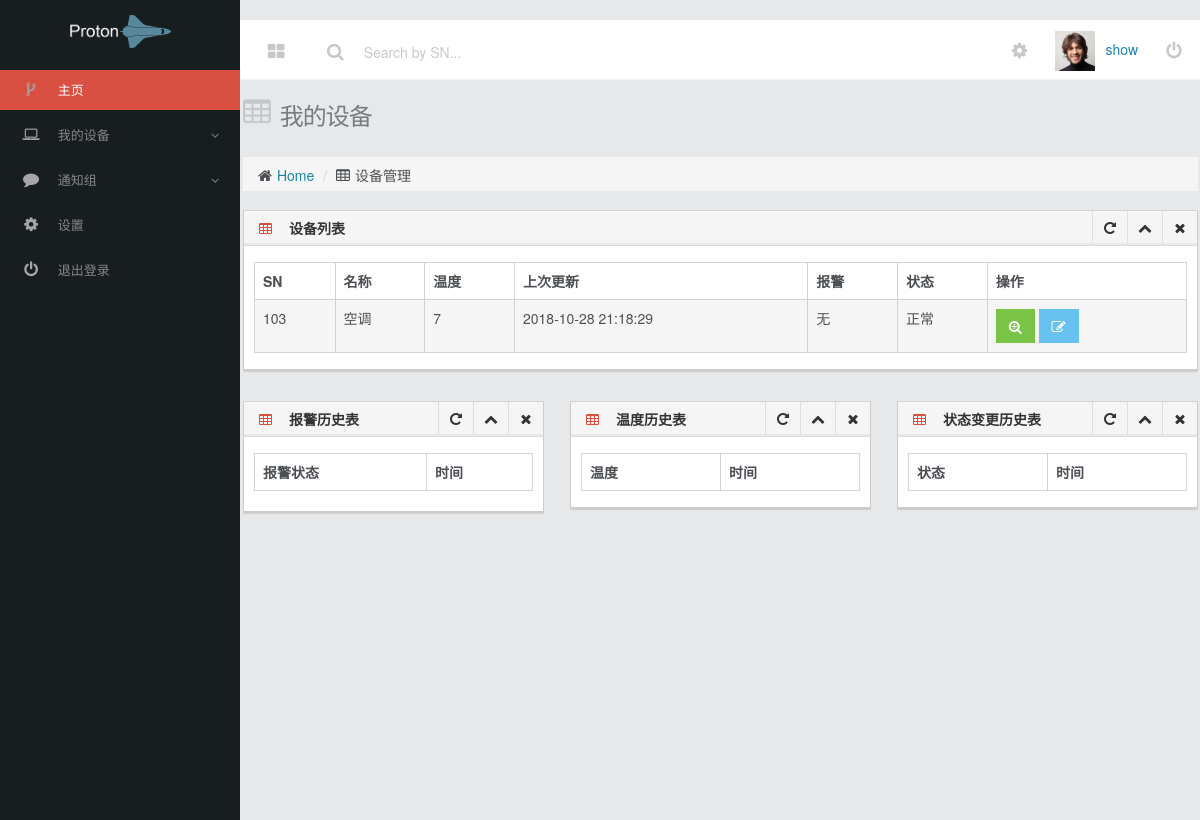
Page /detail/?machineid=34 (signed in) on the committed database.
### default/models.py (models this page shows)
class Machine(models.Model):
    user = models.ForeignKey(User, on_delete=models.CASCADE)
    SN = models.CharField(max_length=10,unique='true')
    name = models.CharField(max_length=10)
    temperature = models.CharField(max_length=10)
    time = models.CharField(max_length=20)
    warning = models.CharField(max_length=10)
    state = models.CharField(max_length=10)
    limit = models.CharField(max_length=10) #阈值

### default/views.py (the view, shortened to what this page needs)
# urls.py: url(r'^detail/$',views.detail),#设备详细
def detail(request):
    if request.method == "GET":
        print("jin ru detail get")
        machineid = request.GET['machineid']
        print("detail id:"+machineid)
        machine = Machine.objects.get(id=machineid)
        username = request.session['username']
        return render(request, 'detail.html', {'machine': machine, 'username': username})

### templates/detail.html (shortened to what this page needs)
<!DOCTYPE html>
<html lang="en">
	<head>
	    <link href="/static/assets/css/bootstrap.min.css" rel="stylesheet">
		<link href="/static/assets/css/jquery.mmenu.css" rel="stylesheet">
		<link href="/static/assets/css/font-awesome.min.css" rel="stylesheet">
		<link href="/static/assets/plugins/jquery-ui/css/jquery-ui-1.10.4.min.css" rel="stylesheet">
	    <link href="/static/assets/css/style.min.css" rel="stylesheet">
		<link href="/static/assets/css/add-ons.min.css" rel="stylesheet">
	</head>
</head>
<body class="">
	<div class="navbar" role="navigation">
		<div class="container-fluid">
			<ul class="nav navbar-nav navbar-actions navbar-left">
				<li class="visible-md visible-lg"><a href="/table/" id="main-menu-toggle"><i class="fa fa-th-large"></i></a></li>
			</ul>
			<form action="/search_machine/" method="post" class="navbar-form navbar-left">
				<button type="submit"  class="fa fa-search"></button>
				<input type="text" name="machinesn" class="form-control" placeholder="Search by SN..."></a>
			</form>
	        <ul class="nav navbar-nav navbar-right">
                <li><a href="/user_set/"><i class="fa fa-cog"></i></a></li>
				<li class="dropdown visible-md visible-lg">
	        		<a href="#" class="dropdown-toggle" data-toggle="dropdown"><img class="user-avatar" src="/static/assets/img/avatar.jpg" alt="user-mail">{{ username }}</a>
	      		</li>
				<li><a href="/logout/"><i class="fa fa-power-off"></i></a></li>
			</ul>
		</div>
	</div>
<div class="sidebar  mm-menu mm-horizontal mm-offcanvas"><div class="sidebar-collapse mm-panel mm-opened mm-current" id="mm-0">
					<div class="sidebar-header t-center">
                        <span><img class="text-logo" src="/static/assets/img/logo1.png"><i class="fa fa-space-shuttle fa-3x blue"></i></span>
                    </div>
					<div class="sidebar-menu opened" style="height: 233px;">
						<ul class="nav nav-sidebar">
							<li class="active opened"><a href="/"><i class="fa fa-code-fork"></i><span class="text"> 主页</span></a></li>
							<li>
								<a href="#"><i class="fa fa-laptop"></i><span class="text"> 我的设备</span> <span class="fa fa-angle-down pull-right"></span></a>
							</li>
                            <li>
								<a href="#"><i class="fa fa-comment"></i><span class="text"> 通知组</span> <span class="fa fa-angle-down pull-right"></span></a>
							</li>
                            <li><a href="/user_set/"><i class="fa fa-cog"></i><span class="text"> 设置</span></a></li>
                            <li><a href="/logout/"><i class="fa fa-power-off"></i><span class="text"> 退出登录</span></a></li>
                        </ul>
                    </div>
				</div>
    <div class="sidebar-footer drop-shadow mm-panel mm-hidden" id="mm-1">
				</div></div>
<div class="row">
		<div class="main sidebar-minified" style="min-height: 540px;">
			<div class="row">
				<div class="col-lg-12">
					<h3 class="page-header"><i class="fa fa-table"></i>我的设备</h3>
					<ol class="breadcrumb">
						<li><i class="fa fa-home"></i><a href="/">Home</a></li>
						<li><i class="fa fa-table"></i>设备管理</li>
					</ol>
				</div>
			</div>
			<div class="row">
				<div class="col-lg-12">
					<div class="panel panel-default">
						<div class="panel-heading">
							<h2><i class="fa fa-table red"></i><strong>设备列表</strong></h2>
							<div class="panel-actions">
								<a href="table.html#" class="btn-setting"><i class="fa fa-rotate-right"></i></a>
								<a href="table.html#" class="btn-minimize"><i class="fa fa-chevron-up"></i></a>
								<a href="table.html#" class="btn-close"><i class="fa fa-times"></i></a>
							</div>
						</div>
						<div class="panel-body" style="display: block;">
							<table id="machine_table" class="table table-striped table-bordered bootstrap-datatable datatable">
							  <thead>
								  <tr>
									  <th>SN</th>
                                      <th>名称</th>
                                      <th>温度</th>
									  <th>上次更新</th>
                                      <th>报警</th>
                                      <th>状态</th>
									  <th>操作</th>
								  </tr>
							  </thead>
							  <tbody>
                                <tr>
                                    <td>{{ machine.SN }}</td>
                                    <td>{{ machine.name }}</td>
                                    <td>{{ machine.temperature }}</td>
                                    <td>{{ machine.time }}</td>
                                    <td>{{ machine.warning }}</td>
                                    <td>{{ machine.state }}</td>
                                    <td>
										<a class="btn btn-success" href="/detail/?machineid={{ machine.id }}">
											<i class="fa fa-search-plus "></i>
										</a>
										<a class="btn btn-info" href="/update/?machineid={{ machine.id }}">
											<i class="fa fa-edit "></i>
										</a>
                                </tr>
							  </tbody>
						  </table>
						</div>
					</div>
				</div>
            </div>
             <div class="row">
				<div class="col-lg-4">
					<div class="panel panel-default">
						<div class="panel-heading">
							<h2><i class="fa fa-table red"></i><strong>报警历史表</strong></h2>
							<div class="panel-actions">
								<a href="table.html#" class="btn-setting"><i class="fa fa-rotate-right"></i></a>
								<a href="table.html#" class="btn-minimize"><i class="fa fa-chevron-up"></i></a>
								<a href="table.html#" class="btn-close"><i class="fa fa-times"></i></a>
							</div>
						</div>
						<div class="panel-body" style="display: block;">
							<table id="warning_table" class="table table-striped table-bordered bootstrap-datatable datatable">
							  <thead>
								  <tr>
									  <th>报警状态</th>
									  <th>时间</th>
								  </tr>
							  </thead>
						  </table>
						</div>
					</div>
				</div>
                <div class="col-lg-4">
					<div class="panel panel-default">
						<div class="panel-heading">
							<h2><i class="fa fa-table red"></i><strong>温度历史表</strong></h2>
							<div class="panel-actions">
								<a href="table.html#" class="btn-setting"><i class="fa fa-rotate-right"></i></a>
								<a href="table.html#" class="btn-minimize"><i class="fa fa-chevron-up"></i></a>
								<a href="table.html#" class="btn-close"><i class="fa fa-times"></i></a>
							</div>
						</div>
						<div class="panel-body" style="display: block;">
							<table id="temperature_table" class="table table-striped table-bordered bootstrap-datatable datatable">
							  <thead>
								  <tr>
									  <th>温度</th>
                                      <th>时间</th>
								  </tr>
							  </thead>
						  </table>
						</div>
					</div>
				</div>
                 <div class="col-lg-4">
					<div class="panel panel-default">
						<div class="panel-heading">
							<h2><i class="fa fa-table red"></i><strong>状态变更历史表</strong></h2>
							<div class="panel-actions">
								<a href="table.html#" class="btn-setting"><i class="fa fa-rotate-right"></i></a>
								<a href="table.html#" class="btn-minimize"><i class="fa fa-chevron-up"></i></a>
								<a href="table.html#" class="btn-close"><i class="fa fa-times"></i></a>
							</div>
						</div>
						<div class="panel-body" style="display: block;">
							<table id="state_table" class="table table-striped table-bordered bootstrap-datatable datatable">
							  <thead>
								  <tr>
									  <th>状态</th>
                                      <th>时间</th>
								  </tr>
							  </thead>
						  </table>
						</div>
					</div>
				</div>
            </div>
        </div>
</div>
</body>
</html>

### rows in the picture
Machine: SN "103", name "空调", temperature "7", time "2018-10-28 21:18:29", warning "无", state "正常"

### other values in the picture
{{ username }} "show"
